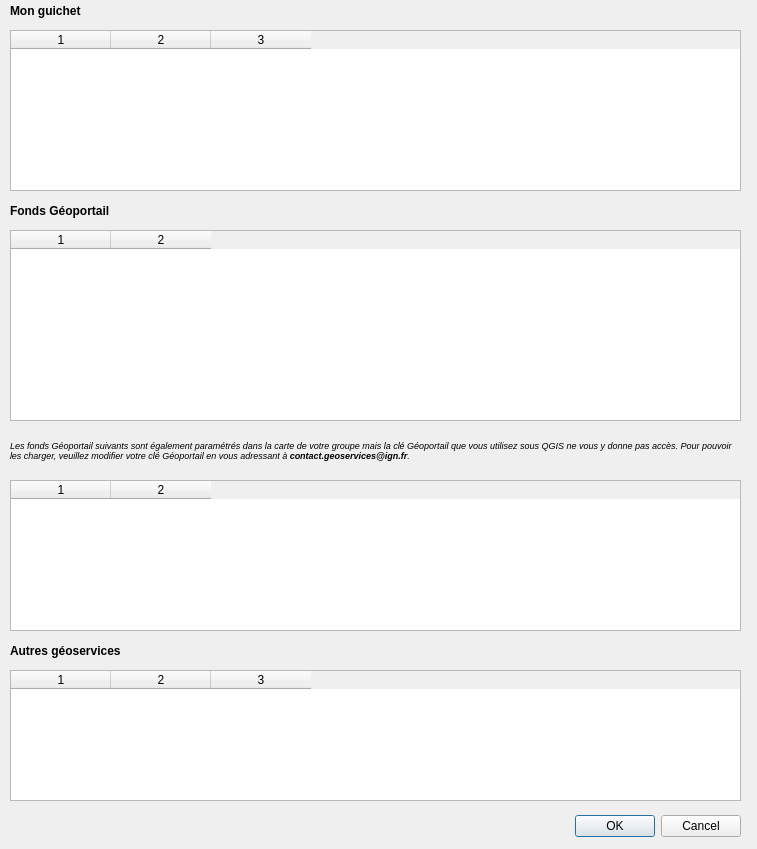
<?xml version="1.0" encoding="UTF-8"?>
<ui version="4.0">
 <class>DialogChargerGuichet</class>
 <widget class="QDialog" name="DialogChargerGuichet">
  <property name="geometry">
   <rect>
    <x>0</x>
    <y>0</y>
    <width>757</width>
    <height>849</height>
   </rect>
  </property>
  <property name="windowTitle">
   <string>Charger le guichet</string>
  </property>
  <widget class="QDialogButtonBox" name="buttonBox">
   <property name="geometry">
    <rect>
     <x>540</x>
     <y>810</y>
     <width>201</width>
     <height>32</height>
    </rect>
   </property>
   <property name="orientation">
    <enum>Qt::Horizontal</enum>
   </property>
   <property name="standardButtons">
    <set>QDialogButtonBox::Cancel|QDialogButtonBox::Ok</set>
   </property>
  </widget>
  <widget class="QLabel" name="labelMonGuichet">
   <property name="geometry">
    <rect>
     <x>10</x>
     <y>0</y>
     <width>101</width>
     <height>21</height>
    </rect>
   </property>
   <property name="font">
    <font>
     <pointsize>9</pointsize>
     <weight>75</weight>
     <bold>true</bold>
    </font>
   </property>
   <property name="text">
    <string>Mon guichet</string>
   </property>
  </widget>
  <widget class="QLabel" name="labelFondsGeoportail">
   <property name="geometry">
    <rect>
     <x>10</x>
     <y>200</y>
     <width>131</width>
     <height>21</height>
    </rect>
   </property>
   <property name="font">
    <font>
     <pointsize>9</pointsize>
     <weight>75</weight>
     <bold>true</bold>
    </font>
   </property>
   <property name="text">
    <string>Fonds Géoportail</string>
   </property>
  </widget>
  <widget class="QLabel" name="labelAutresGeoservices">
   <property name="geometry">
    <rect>
     <x>10</x>
     <y>640</y>
     <width>151</width>
     <height>21</height>
    </rect>
   </property>
   <property name="font">
    <font>
     <pointsize>9</pointsize>
     <weight>75</weight>
     <bold>true</bold>
    </font>
   </property>
   <property name="text">
    <string>Autres géoservices</string>
   </property>
  </widget>
  <widget class="QTableWidget" name="tableWidgetMonGuichet">
   <property name="enabled">
    <bool>true</bool>
   </property>
   <property name="geometry">
    <rect>
     <x>10</x>
     <y>30</y>
     <width>731</width>
     <height>161</height>
    </rect>
   </property>
   <property name="showGrid">
    <bool>false</bool>
   </property>
   <property name="gridStyle">
    <enum>Qt::NoPen</enum>
   </property>
   <property name="rowCount">
    <number>0</number>
   </property>
   <property name="columnCount">
    <number>3</number>
   </property>
   <attribute name="horizontalHeaderVisible">
    <bool>true</bool>
   </attribute>
   <attribute name="horizontalHeaderCascadingSectionResizes">
    <bool>true</bool>
   </attribute>
   <attribute name="horizontalHeaderHighlightSections">
    <bool>false</bool>
   </attribute>
   <attribute name="horizontalHeaderStretchLastSection">
    <bool>false</bool>
   </attribute>
   <attribute name="verticalHeaderVisible">
    <bool>false</bool>
   </attribute>
   <attribute name="verticalHeaderCascadingSectionResizes">
    <bool>true</bool>
   </attribute>
   <attribute name="verticalHeaderDefaultSectionSize">
    <number>37</number>
   </attribute>
   <attribute name="verticalHeaderHighlightSections">
    <bool>false</bool>
   </attribute>
   <attribute name="verticalHeaderMinimumSectionSize">
    <number>37</number>
   </attribute>
   <attribute name="verticalHeaderStretchLastSection">
    <bool>false</bool>
   </attribute>
   <column/>
   <column/>
   <column/>
  </widget>
  <widget class="QTableWidget" name="tableWidgetFondsGeoportail">
   <property name="geometry">
    <rect>
     <x>10</x>
     <y>230</y>
     <width>731</width>
     <height>191</height>
    </rect>
   </property>
   <property name="showGrid">
    <bool>false</bool>
   </property>
   <property name="gridStyle">
    <enum>Qt::NoPen</enum>
   </property>
   <property name="columnCount">
    <number>2</number>
   </property>
   <attribute name="horizontalHeaderVisible">
    <bool>true</bool>
   </attribute>
   <attribute name="horizontalHeaderCascadingSectionResizes">
    <bool>true</bool>
   </attribute>
   <attribute name="horizontalHeaderHighlightSections">
    <bool>false</bool>
   </attribute>
   <attribute name="horizontalHeaderStretchLastSection">
    <bool>false</bool>
   </attribute>
   <attribute name="verticalHeaderVisible">
    <bool>false</bool>
   </attribute>
   <attribute name="verticalHeaderCascadingSectionResizes">
    <bool>true</bool>
   </attribute>
   <attribute name="verticalHeaderHighlightSections">
    <bool>false</bool>
   </attribute>
   <attribute name="verticalHeaderStretchLastSection">
    <bool>false</bool>
   </attribute>
   <column/>
   <column/>
  </widget>
  <widget class="QTableWidget" name="tableWidgetAutresGeoservices">
   <property name="geometry">
    <rect>
     <x>10</x>
     <y>670</y>
     <width>731</width>
     <height>131</height>
    </rect>
   </property>
   <property name="showGrid">
    <bool>false</bool>
   </property>
   <property name="gridStyle">
    <enum>Qt::NoPen</enum>
   </property>
   <property name="columnCount">
    <number>3</number>
   </property>
   <attribute name="horizontalHeaderCascadingSectionResizes">
    <bool>true</bool>
   </attribute>
   <attribute name="horizontalHeaderHighlightSections">
    <bool>false</bool>
   </attribute>
   <attribute name="horizontalHeaderStretchLastSection">
    <bool>false</bool>
   </attribute>
   <attribute name="verticalHeaderVisible">
    <bool>false</bool>
   </attribute>
   <attribute name="verticalHeaderCascadingSectionResizes">
    <bool>true</bool>
   </attribute>
   <attribute name="verticalHeaderHighlightSections">
    <bool>false</bool>
   </attribute>
   <attribute name="verticalHeaderStretchLastSection">
    <bool>false</bool>
   </attribute>
   <column/>
   <column/>
   <column/>
  </widget>
  <widget class="QTableWidget" name="tableWidgetFondsGeoportailBis">
   <property name="geometry">
    <rect>
     <x>10</x>
     <y>480</y>
     <width>731</width>
     <height>151</height>
    </rect>
   </property>
   <property name="showGrid">
    <bool>false</bool>
   </property>
   <property name="gridStyle">
    <enum>Qt::NoPen</enum>
   </property>
   <property name="columnCount">
    <number>2</number>
   </property>
   <attribute name="horizontalHeaderCascadingSectionResizes">
    <bool>true</bool>
   </attribute>
   <attribute name="horizontalHeaderHighlightSections">
    <bool>false</bool>
   </attribute>
   <attribute name="horizontalHeaderStretchLastSection">
    <bool>false</bool>
   </attribute>
   <attribute name="verticalHeaderVisible">
    <bool>false</bool>
   </attribute>
   <attribute name="verticalHeaderCascadingSectionResizes">
    <bool>true</bool>
   </attribute>
   <attribute name="verticalHeaderHighlightSections">
    <bool>false</bool>
   </attribute>
   <attribute name="verticalHeaderStretchLastSection">
    <bool>false</bool>
   </attribute>
   <column/>
   <column/>
  </widget>
  <widget class="QLabel" name="labelFondsGeopportailBis">
   <property name="geometry">
    <rect>
     <x>10</x>
     <y>420</y>
     <width>731</width>
     <height>61</height>
    </rect>
   </property>
   <property name="font">
    <font>
     <pointsize>7</pointsize>
     <italic>true</italic>
    </font>
   </property>
   <property name="text">
    <string>&lt;html&gt;&lt;head/&gt;&lt;body&gt;&lt;p&gt;Les fonds Géoportail suivants sont également paramétrés dans la carte de votre groupe mais la clé Géoportail que vous utilisez sous QGIS ne vous y donne pas accès. Pour pouvoir les charger, veuillez modifier votre clé Géoportail en vous adressant à &lt;span style=&quot; font-weight:600; font-style:italic;&quot;&gt;contact.geoservices@ign.fr&lt;/span&gt;.&lt;/p&gt;&lt;/body&gt;&lt;/html&gt;</string>
   </property>
   <property name="textFormat">
    <enum>Qt::AutoText</enum>
   </property>
   <property name="wordWrap">
    <bool>true</bool>
   </property>
  </widget>
 </widget>
 <resources/>
 <connections>
  <connection>
   <sender>buttonBox</sender>
   <signal>accepted()</signal>
   <receiver>DialogChargerGuichet</receiver>
   <slot>accept()</slot>
   <hints>
    <hint type="sourcelabel">
     <x>248</x>
     <y>254</y>
    </hint>
    <hint type="destinationlabel">
     <x>157</x>
     <y>274</y>
    </hint>
   </hints>
  </connection>
  <connection>
   <sender>buttonBox</sender>
   <signal>rejected()</signal>
   <receiver>DialogChargerGuichet</receiver>
   <slot>reject()</slot>
   <hints>
    <hint type="sourcelabel">
     <x>316</x>
     <y>260</y>
    </hint>
    <hint type="destinationlabel">
     <x>286</x>
     <y>274</y>
    </hint>
   </hints>
  </connection>
 </connections>
</ui>
